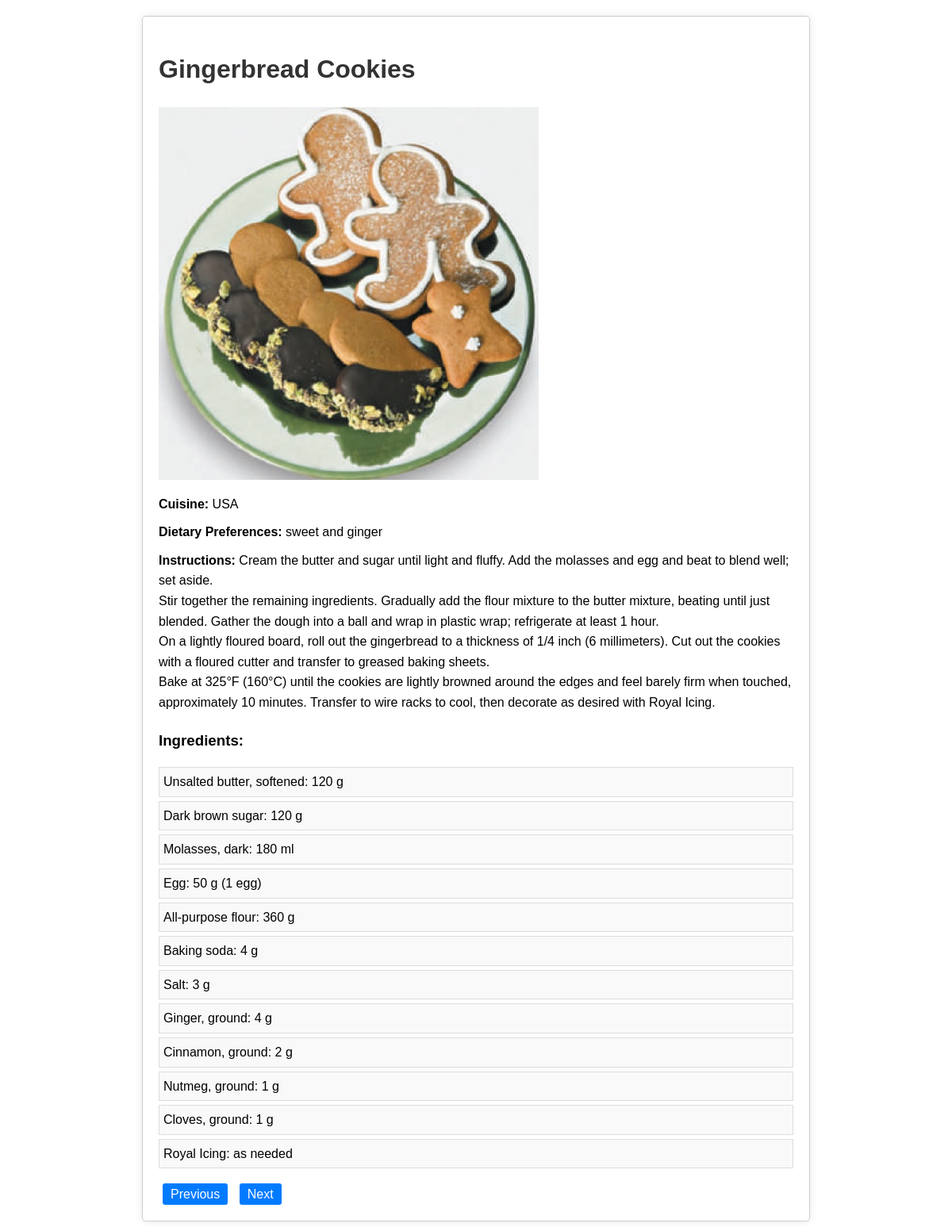
Screenshot of /home.php?id=3 with the database file from the repository.
### tables this page shows
CREATE TABLE recipes (
    id INT NOT NULL AUTO_INCREMENT,
    user_id INT NOT NULL,
    title VARCHAR(100) NOT NULL,
    instructions TEXT NOT NULL,
    image_url VARCHAR(255),   
    cuisine VARCHAR(50),
    dietary_preferences VARCHAR(50),
    PRIMARY KEY (id)
);

CREATE TABLE recipe_ingredients (
    recipe_id INT NOT NULL,
    ingredient VARCHAR(100) NOT NULL,   
    amount VARCHAR(50) NOT NULL
);

### home.php (the view, shortened to what this page needs)
<?php
$host = 'localhost';
$db = 'grouptask';
$user = 'cst8285';
$password = 'password';
$mysqli = new mysqli($host, $user, $password, $db);
$currentId = isset($_GET['id']) ? (int)$_GET['id'] : 1;
$recipeStmt = $mysqli->prepare("SELECT id, title, instructions, image_url, cuisine, dietary_preferences FROM recipes WHERE id = ?");
$recipeStmt->bind_param("i", $currentId);
$recipeStmt->execute();
$recipe = $recipeStmt->get_result()->fetch_assoc();
$ingredientsStmt = $mysqli->prepare("SELECT ingredient, amount FROM recipe_ingredients WHERE recipe_id = ?");
$ingredientsStmt->bind_param("i", $currentId);
$ingredientsStmt->execute();
$ingredients = $ingredientsStmt->get_result();
$prevStmt = $mysqli->prepare("SELECT MAX(id) AS id FROM recipes WHERE id < ?");
$prevStmt->bind_param("i", $currentId);
$prevStmt->execute();
$prevId = $prevStmt->get_result()->fetch_assoc()['id'];
$nextStmt = $mysqli->prepare("SELECT MIN(id) AS id FROM recipes WHERE id > ?");
$nextStmt->bind_param("i", $currentId);
$nextStmt->execute();
$nextId = $nextStmt->get_result()->fetch_assoc()['id'];
?>
<!DOCTYPE html>
<html lang="en">
<head>
</head>
<body>
    <div class="recipe-container">
        <?php if ($recipe): ?>
            <div class="recipe-header">
                <h1><?php echo htmlspecialchars($recipe['title']); ?></h1>
                <img src="<?php echo htmlspecialchars($recipe['image_url']); ?>" alt="<?php echo htmlspecialchars($recipe['title']); ?>">
            </div>
            <div class="recipe-details">
                <p><strong>Cuisine:</strong> <?php echo htmlspecialchars($recipe['cuisine']); ?></p>
                <p><strong>Dietary Preferences:</strong> <?php echo htmlspecialchars($recipe['dietary_preferences']); ?></p>
                <p><strong>Instructions:</strong> <?php echo nl2br(htmlspecialchars($recipe['instructions'])); ?></p>
            </div>
            <div class="ingredients">
                <h3>Ingredients:</h3>
                <ul>
                    <?php while ($ingredient = $ingredients->fetch_assoc()): ?>
                        <li><?php echo htmlspecialchars($ingredient['ingredient']); ?>: <?php echo htmlspecialchars($ingredient['amount']); ?></li>
                    <?php endwhile; ?>
                </ul>
            </div>
            <div class="pagination">
                <?php if ($prevId): ?>
                    <a href="?id=<?php echo $prevId; ?>">Previous</a>
                <?php endif; ?>
                <?php if ($nextId): ?>
                    <a href="?id=<?php echo $nextId; ?>">Next</a>
                <?php endif; ?>
            </div>
        <?php else: ?>
            <p>Recipe not found.</p>
        <?php endif; ?>
    </div>
</body>
</html>

### home.php (style rules this page uses)
body { font-family: Arial, sans-serif; margin: 20px; line-height: 1.6; }
h1 { color: #333; }
.recipe-container { max-width: 800px; margin: auto; border: 1px solid #ccc; padding: 20px; border-radius: 5px; box-shadow: 0 0 10px rgba(0, 0, 0, 0.1); }
.recipe-header img { max-width: 100%; height: auto; }
.recipe-details p { margin: 10px 0; }
.ingredients { margin: 20px 0; }
.ingredients ul { list-style-type: none; padding: 0; }
.ingredients li { background: #f9f9f9; padding: 5px; margin-bottom: 5px; border: 1px solid #ddd; }
.pagination a { margin: 0 5px; text-decoration: none; padding: 5px 10px; background: #007bff; color: white; border-radius: 3px; }

### rows the page displays
recipes: title "Gingerbread Cookies", image_url (picture), cuisine "USA", dietary_preferences "sweet and ginger", instructions "Cream the butter and sugar until light and fluffy. Add the molasses and egg and beat to blend well; set aside. Stir together the remaining ingredients. Gradually add the flour mixture to the butter mixture, beating until just blended. Gather the dough into a ball and wrap in plastic wrap; refrigerate at least 1 hour. On a lightly floured board, roll out the gingerbread to a thickness of 1/4 inch (6 millimeters). Cut out the cookies with a floured cutter and transfer to greased baking sheets. Bake at 325°F (160°C) until the cookies are lightly browned around the edges and feel barely firm when touched, approximately 10 minutes. Transfer to wire racks to cool, then decorate as desired with…"
recipe_ingredients: ingredient "Unsalted butter, softened", amount "120 g"
recipe_ingredients: ingredient "Dark brown sugar", amount "120 g"
recipe_ingredients: ingredient "Molasses, dark", amount "180 ml"
recipe_ingredients: ingredient "Egg", amount "50 g (1 egg)"
recipe_ingredients: ingredient "All-purpose flour", amount "360 g"
recipe_ingredients: ingredient "Baking soda", amount "4 g"
recipe_ingredients: ingredient "Salt", amount "3 g"
recipe_ingredients: ingredient "Ginger, ground", amount "4 g"
recipe_ingredients: ingredient "Cinnamon, ground", amount "2 g"
recipe_ingredients: ingredient "Nutmeg, ground", amount "1 g"
recipe_ingredients: ingredient "Cloves, ground", amount "1 g"
recipe_ingredients: ingredient "Royal Icing", amount "as needed"
